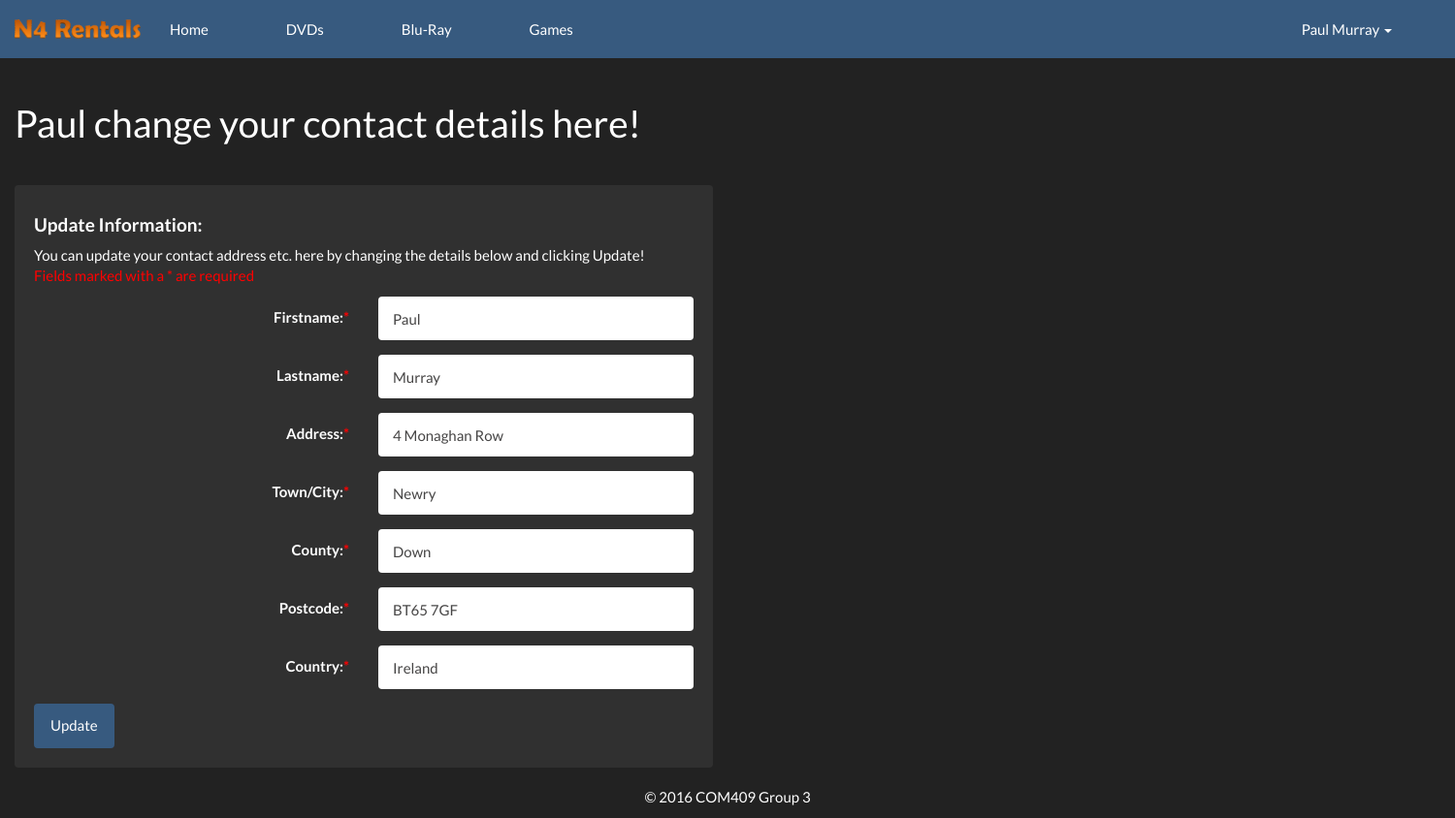
The app's page /Customer/updateCustDetails.php?CustID=28 with its own data.
### tables this page shows
CREATE TABLE IF NOT EXISTS `customer` (
  `id` int(10) unsigned NOT NULL,
  `custFirstName` varchar(30) NOT NULL,
  `custLastName` varchar(30) NOT NULL,
  `DOB` date NOT NULL,
  `email` char(30) NOT NULL,
  `pword` char(30) NOT NULL,
  `cPword` char(30) NOT NULL,
  `address` varchar(50) NOT NULL,
  `town` varchar(30) NOT NULL,
  `county` varchar(30) NOT NULL,
  `pcode` varchar(10) NOT NULL,
  `country` varchar(30) NOT NULL,
  `created_at` timestamp NOT NULL DEFAULT CURRENT_TIMESTAMP ON UPDATE CURRENT_TIMESTAMP,
  `updated_at` timestamp NOT NULL DEFAULT '0000-00-00 00:00:00'
);

### Customer/updateCustDetails.php (the view, shortened to what this page needs)
<!DOCTYPE html>
<?php include '../database/db_connect.php';
$CustomerID = $_GET['CustID'];
$customerquery = "SELECT * FROM customer WHERE id = ".$CustomerID;
$result = $conn->query($customerquery);
?>
<html lang="en">
  <head>
    <link rel="stylesheet" href="../css/n4Rentals.css" media="screen">
  </head>
  	<?php
				if ($result->num_rows > 0) {
					while($row = $result->fetch_assoc()) {
						?>
  <body>
    <div class="navbar navbar-default navbar-fixed-top">
      <div class="container">
        <div class="navbar-header">
          <a href="../index.php" class="navbar-brand"><img src="../images/N4_Title.png" width="130" height="20"></a>
        </div>
        <div class="navbar-collapse collapse" id="navbar-main">
          <ul class="nav navbar-nav">
            <li>
              <a href="../index.php">Home</a>
            </li>
            <li>
              <a href="../n4_DVD.php">DVDs</a>
            </li>
			<li>
              <a href="../n4_BluRay.php">Blu-Ray</a>
            </li>
			<li>
              <a href="../n4_Games.php">Games</a>
            </li>
          </ul>
          <ul class="nav navbar-nav navbar-right">
            <li class="dropdown">
              <a class="dropdown-toggle" data-toggle="dropdown" href="#" ><?php echo $row['custFirstName'] ." " . $row['custLastName']; ?> <span class="caret"></span></a>
            </li>
          </ul>
        </div>
      </div>
    </div>
	<br><br><br>
	<div class="container">
		<div class="bs-docs-section">
			<div class="row">
				<div class="col-lg-12">
					<div class="page-header">
					  <h1 id="forms"><?php echo $row["custFirstName"];?> change your contact details here!</h1>
					</div>
				 </div>
			</div>
			<div class="row">
				<div class="col-lg-6 col-md-6">
					<div class="well bs-component">
						<form  action="updateCustomerDetails.php?CustID=<?php echo$row['id'];?>"  method="POST" class="form-horizontal">
							<h4><b>Update Information:</b></h4>
							<p>You can update your contact address etc. here by changing the details below and clicking Update!
							<br><font color="red">Fields marked with a * are required</font></p>
							<fieldset>
									<div class="form-group">
										<label for="inputFName" class="col-lg-6 col-md-6 control-label">Firstname:<font color="red">*</font></label>
										<div class="col-lg-6 col-md-6">
											<input type="text" class="form-control" value="<?php echo $row["custFirstName"]?>" name="custFirstName" placeholder="Firstname">
										</div>
									</div>
									<div class="form-group">
										<label for="inputLName" class="col-lg-6 col-md-6 control-label">Lastname:<font color="red">*</font></label>
										<div class="col-lg-6 col-md-6">
											<input type="text" class=" form-control" value="<?php echo $row["custLastName"]?>" name="custLastName" placeholder="Lastname">
										</div>
									</div>
									<div class="form-group">
										<label for="inputAddress" class="col-lg-6 col-md-6 control-label">Address:<font color="red">*</font></label>
										<div class="col-lg-6 col-md-6">
											<input type="text" class="form-control" value="<?php echo $row["address"]?>" name="address" placeholder="Address">
										</div>
									</div>
									<div class="form-group">
										<label for="inputTown" class="col-lg-6 col-md-6 control-label">Town/City:<font color="red">*</font></label>
										<div class="col-lg-6 col-md-6">
											<input type="text" class="form-control" value="<?php echo $row["town"]?>" name="town" placeholder="Town/City">
										</div>
									</div>
									<div class="form-group">
										<label for="inputCounty" class="col-lg-6 col-md-6 control-label">County:<font color="red">*</font></label>
										<div class="col-lg-6 col-md-6">
											<input type="text" class="form-control" value="<?php echo $row["county"]?>" name="county" placeholder="County">
										</div>
									</div>
									<div class="form-group">
										<label for="inputPCode" class="col-lg-6 col-md-6 control-label">Postcode:<font color="red">*</font></label>
										<div class="col-lg-6 col-md-6">
											<input type="text" class="form-control" value="<?php echo $row["pcode"]?>" name="pcode" placeholder="Postcode">
										</div>
									</div>
									<div class="form-group">
										<label for="inputCountry" class="col-lg-6 col-md-6 control-label">Country:<font color="red">*</font></label>
										<div class="col-lg-6 col-md-6">
											<input type="text" class="form-control" value="<?php echo $row["country"]?>" name="country" placeholder="Country">
										</div>
									</div>
									<button type="submit" class="btn btn-primary">Update</button>
							</fieldset>
						</form>
					</div>
				</div>
			</div>
				<?php
							}
							} else{
								echo "0 results";}
								$conn->close();?>
		</div>
		<footer>
			<div class="row">
			  <div class="col-lg-md">
				<p align="center">&copy; 2016 COM409 Group 3</p>
			  </div>
			</div>
		</footer>
	</div>
</body>
</html>

### records on screen
customer: custFirstName "Paul", custLastName "Murray", address "4 Monaghan Row", town "Newry", county "Down", pcode "BT65 7GF", country "Ireland"
